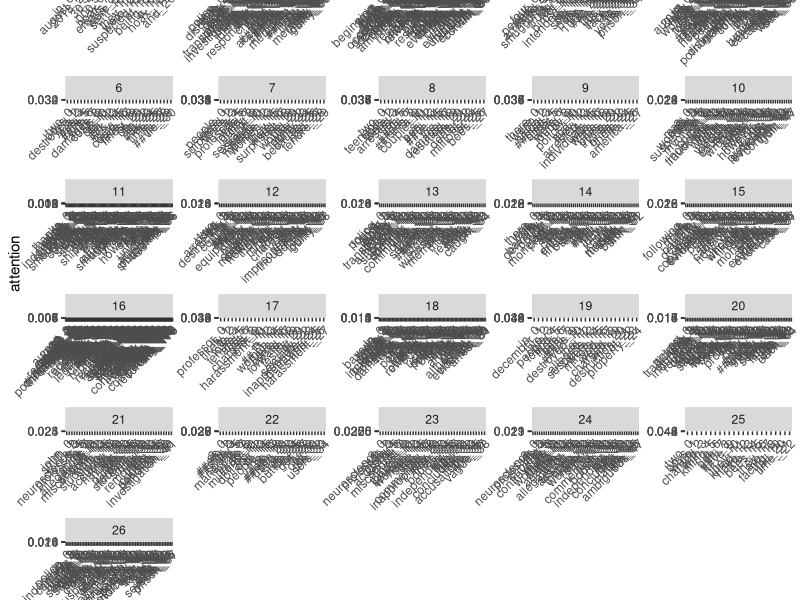

Recreate this plot in R.
## ---- chunk 1
library(tidyverse)
library(here)
## ---- chunk 2
df_stories = read_csv(here("models/01_nlu_project/model_visualization/tokenized_stories.csv"))
  
df_attention = read_csv(here("models/01_nlu_project/model_visualization/attention.csv"))

df_loss = read_csv(here("models/01_nlu_project/model_visualization/loss.csv")) %>% 
  arrange(loss) %>% 
  mutate(reordered_story_id = row_number())

df = left_join(df_stories, df_attention, by=c("tensor","story_id", "token_id")) %>% 
  select(-tensor) %>% 
  left_join(., df_loss, by=c("story_id")) %>% 
  arrange(loss) %>% 
  select(-story_id)
## ---- chunk 3
df_plot = df %>% 
  # filter(reordered_story_id < 19)
  filter(reordered_story_id < 37)

df_plot$xaxis = paste(df_plot$story_tokenized,df_plot$token_id,sep="_")
df_plot$xaxis = reorder(df_plot$xaxis, df_plot$token_id)

df_text = df_plot %>% 
  select(target,prediction,reordered_story_id) %>% 
  gather(measure,value,target,prediction) %>% 
  distinct() %>% 
  mutate(y = ifelse(measure=="target",-Inf,Inf),
         hjust = ifelse(measure=="target",-1,1)) %>% 
  mutate_at(vars(value), funs(round(.,3))) %>% 
  mutate(label = paste(measure,value,sep=": "))

test_plot = ggplot(df_plot, aes(x=xaxis,y=attention, group = 1)) +
  geom_line() +
  facet_wrap(~reordered_story_id, scales = "free", nrow=6) +
  geom_text(data=df_text,aes(x=-Inf,y=y,vjust=hjust,label=label),hjust=0) +
  theme(axis.text.x = element_text(angle = 45, hjust = 1))

ggsave(filename="attention_weights2.png",path=here("models","01_nlu_project","model_visualization","graphs"), height = 24, width = 38)
## ---- chunk 4
df_avg = df %>% 
  group_by(story_tokenized) %>% 
  summarize(avgAttention = mean(attention))
